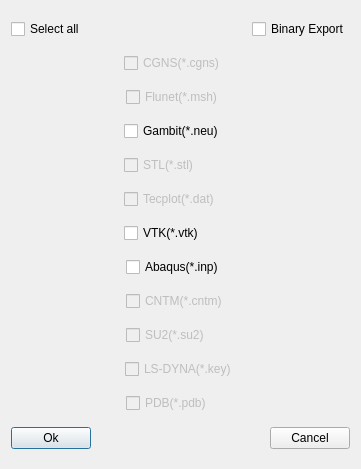
<?xml version="1.0" encoding="UTF-8"?>
<ui version="4.0">
 <class>ParaExportMeshSetup</class>
 <widget class="QDialog" name="ParaExportMeshSetup">
  <property name="geometry">
   <rect>
    <x>0</x>
    <y>0</y>
    <width>361</width>
    <height>469</height>
   </rect>
  </property>
  <property name="windowTitle">
   <string>Export mesh setup</string>
  </property>
  <layout class="QGridLayout" name="gridLayout_3">
   <item row="0" column="0">
    <layout class="QHBoxLayout" name="horizontalLayout_8">
     <item>
      <widget class="QCheckBox" name="chk_selectall">
       <property name="text">
        <string>Select all</string>
       </property>
      </widget>
     </item>
     <item>
      <spacer name="horizontalSpacer_13">
       <property name="orientation">
        <enum>Qt::Horizontal</enum>
       </property>
       <property name="sizeHint" stdset="0">
        <size>
         <width>40</width>
         <height>20</height>
        </size>
       </property>
      </spacer>
     </item>
     <item>
      <widget class="QCheckBox" name="BinaryExport">
       <property name="text">
        <string>Binary Export</string>
       </property>
      </widget>
     </item>
    </layout>
   </item>
   <item row="1" column="0">
    <layout class="QHBoxLayout" name="horizontalLayout" stretch="1,1,1">
     <item>
      <spacer name="horizontalSpacer">
       <property name="orientation">
        <enum>Qt::Horizontal</enum>
       </property>
       <property name="sizeHint" stdset="0">
        <size>
         <width>40</width>
         <height>20</height>
        </size>
       </property>
      </spacer>
     </item>
     <item>
      <widget class="QCheckBox" name="chk_nastran">
       <property name="enabled">
        <bool>false</bool>
       </property>
       <property name="minimumSize">
        <size>
         <width>110</width>
         <height>0</height>
        </size>
       </property>
       <property name="text">
        <string>CGNS(*.cgns)</string>
       </property>
      </widget>
     </item>
     <item>
      <spacer name="horizontalSpacer_2">
       <property name="orientation">
        <enum>Qt::Horizontal</enum>
       </property>
       <property name="sizeHint" stdset="0">
        <size>
         <width>40</width>
         <height>20</height>
        </size>
       </property>
      </spacer>
     </item>
    </layout>
   </item>
   <item row="2" column="0">
    <layout class="QHBoxLayout" name="horizontalLayout_13">
     <item>
      <spacer name="horizontalSpacer_22">
       <property name="orientation">
        <enum>Qt::Horizontal</enum>
       </property>
       <property name="sizeHint" stdset="0">
        <size>
         <width>40</width>
         <height>20</height>
        </size>
       </property>
      </spacer>
     </item>
     <item>
      <widget class="QCheckBox" name="chk_flunet_2">
       <property name="enabled">
        <bool>false</bool>
       </property>
       <property name="minimumSize">
        <size>
         <width>110</width>
         <height>0</height>
        </size>
       </property>
       <property name="text">
        <string>Flunet(*.msh)</string>
       </property>
      </widget>
     </item>
     <item>
      <spacer name="horizontalSpacer_23">
       <property name="orientation">
        <enum>Qt::Horizontal</enum>
       </property>
       <property name="sizeHint" stdset="0">
        <size>
         <width>40</width>
         <height>20</height>
        </size>
       </property>
      </spacer>
     </item>
    </layout>
   </item>
   <item row="3" column="0">
    <layout class="QHBoxLayout" name="horizontalLayout_2" stretch="1,1,1">
     <item>
      <spacer name="horizontalSpacer_3">
       <property name="orientation">
        <enum>Qt::Horizontal</enum>
       </property>
       <property name="sizeHint" stdset="0">
        <size>
         <width>40</width>
         <height>20</height>
        </size>
       </property>
      </spacer>
     </item>
     <item>
      <widget class="QCheckBox" name="chk_gambit">
       <property name="enabled">
        <bool>true</bool>
       </property>
       <property name="minimumSize">
        <size>
         <width>110</width>
         <height>0</height>
        </size>
       </property>
       <property name="text">
        <string>Gambit(*.neu)</string>
       </property>
      </widget>
     </item>
     <item>
      <spacer name="horizontalSpacer_4">
       <property name="orientation">
        <enum>Qt::Horizontal</enum>
       </property>
       <property name="sizeHint" stdset="0">
        <size>
         <width>40</width>
         <height>20</height>
        </size>
       </property>
      </spacer>
     </item>
    </layout>
   </item>
   <item row="4" column="0">
    <layout class="QHBoxLayout" name="horizontalLayout_3" stretch="1,1,1">
     <item>
      <spacer name="horizontalSpacer_5">
       <property name="orientation">
        <enum>Qt::Horizontal</enum>
       </property>
       <property name="sizeHint" stdset="0">
        <size>
         <width>40</width>
         <height>20</height>
        </size>
       </property>
      </spacer>
     </item>
     <item>
      <widget class="QCheckBox" name="chk_flunet">
       <property name="enabled">
        <bool>false</bool>
       </property>
       <property name="minimumSize">
        <size>
         <width>110</width>
         <height>0</height>
        </size>
       </property>
       <property name="text">
        <string>STL(*.stl)</string>
       </property>
      </widget>
     </item>
     <item>
      <spacer name="horizontalSpacer_6">
       <property name="orientation">
        <enum>Qt::Horizontal</enum>
       </property>
       <property name="sizeHint" stdset="0">
        <size>
         <width>40</width>
         <height>20</height>
        </size>
       </property>
      </spacer>
     </item>
    </layout>
   </item>
   <item row="5" column="0">
    <layout class="QHBoxLayout" name="horizontalLayout_4" stretch="1,1,1">
     <item>
      <spacer name="horizontalSpacer_7">
       <property name="orientation">
        <enum>Qt::Horizontal</enum>
       </property>
       <property name="sizeHint" stdset="0">
        <size>
         <width>40</width>
         <height>20</height>
        </size>
       </property>
      </spacer>
     </item>
     <item>
      <widget class="QCheckBox" name="chk_tecplot">
       <property name="enabled">
        <bool>false</bool>
       </property>
       <property name="minimumSize">
        <size>
         <width>110</width>
         <height>0</height>
        </size>
       </property>
       <property name="text">
        <string>Tecplot(*.dat)</string>
       </property>
      </widget>
     </item>
     <item>
      <spacer name="horizontalSpacer_8">
       <property name="orientation">
        <enum>Qt::Horizontal</enum>
       </property>
       <property name="sizeHint" stdset="0">
        <size>
         <width>40</width>
         <height>20</height>
        </size>
       </property>
      </spacer>
     </item>
    </layout>
   </item>
   <item row="6" column="0">
    <layout class="QHBoxLayout" name="horizontalLayout_5" stretch="1,1,1">
     <item>
      <spacer name="horizontalSpacer_9">
       <property name="orientation">
        <enum>Qt::Horizontal</enum>
       </property>
       <property name="sizeHint" stdset="0">
        <size>
         <width>40</width>
         <height>20</height>
        </size>
       </property>
      </spacer>
     </item>
     <item>
      <widget class="QCheckBox" name="chk_vtk">
       <property name="minimumSize">
        <size>
         <width>110</width>
         <height>0</height>
        </size>
       </property>
       <property name="text">
        <string>VTK(*.vtk)</string>
       </property>
      </widget>
     </item>
     <item>
      <spacer name="horizontalSpacer_10">
       <property name="orientation">
        <enum>Qt::Horizontal</enum>
       </property>
       <property name="sizeHint" stdset="0">
        <size>
         <width>40</width>
         <height>20</height>
        </size>
       </property>
      </spacer>
     </item>
    </layout>
   </item>
   <item row="7" column="0">
    <layout class="QHBoxLayout" name="horizontalLayout_9">
     <item>
      <spacer name="horizontalSpacer_20">
       <property name="orientation">
        <enum>Qt::Horizontal</enum>
       </property>
       <property name="sizeHint" stdset="0">
        <size>
         <width>40</width>
         <height>20</height>
        </size>
       </property>
      </spacer>
     </item>
     <item>
      <widget class="QCheckBox" name="chk_inp">
       <property name="minimumSize">
        <size>
         <width>110</width>
         <height>0</height>
        </size>
       </property>
       <property name="text">
        <string>Abaqus(*.inp)</string>
       </property>
      </widget>
     </item>
     <item>
      <spacer name="horizontalSpacer_21">
       <property name="orientation">
        <enum>Qt::Horizontal</enum>
       </property>
       <property name="sizeHint" stdset="0">
        <size>
         <width>40</width>
         <height>20</height>
        </size>
       </property>
      </spacer>
     </item>
    </layout>
   </item>
   <item row="8" column="0">
    <layout class="QHBoxLayout" name="horizontalLayout_6">
     <item>
      <spacer name="horizontalSpacer_16">
       <property name="orientation">
        <enum>Qt::Horizontal</enum>
       </property>
       <property name="sizeHint" stdset="0">
        <size>
         <width>40</width>
         <height>20</height>
        </size>
       </property>
      </spacer>
     </item>
     <item>
      <widget class="QCheckBox" name="chk_cntm">
       <property name="enabled">
        <bool>false</bool>
       </property>
       <property name="minimumSize">
        <size>
         <width>110</width>
         <height>0</height>
        </size>
       </property>
       <property name="text">
        <string>CNTM(*.cntm)</string>
       </property>
      </widget>
     </item>
     <item>
      <spacer name="horizontalSpacer_17">
       <property name="orientation">
        <enum>Qt::Horizontal</enum>
       </property>
       <property name="sizeHint" stdset="0">
        <size>
         <width>40</width>
         <height>20</height>
        </size>
       </property>
      </spacer>
     </item>
    </layout>
   </item>
   <item row="9" column="0">
    <layout class="QGridLayout" name="gridLayout">
     <item row="0" column="1">
      <widget class="QCheckBox" name="chk_su2">
       <property name="enabled">
        <bool>false</bool>
       </property>
       <property name="minimumSize">
        <size>
         <width>110</width>
         <height>0</height>
        </size>
       </property>
       <property name="text">
        <string>SU2(*.su2)</string>
       </property>
      </widget>
     </item>
     <item row="0" column="2">
      <spacer name="horizontalSpacer_14">
       <property name="orientation">
        <enum>Qt::Horizontal</enum>
       </property>
       <property name="sizeHint" stdset="0">
        <size>
         <width>40</width>
         <height>20</height>
        </size>
       </property>
      </spacer>
     </item>
     <item row="0" column="0">
      <spacer name="horizontalSpacer_15">
       <property name="orientation">
        <enum>Qt::Horizontal</enum>
       </property>
       <property name="sizeHint" stdset="0">
        <size>
         <width>40</width>
         <height>20</height>
        </size>
       </property>
      </spacer>
     </item>
    </layout>
   </item>
   <item row="10" column="0">
    <layout class="QGridLayout" name="gridLayout_2">
     <item row="0" column="1">
      <widget class="QCheckBox" name="chk_key">
       <property name="enabled">
        <bool>false</bool>
       </property>
       <property name="minimumSize">
        <size>
         <width>110</width>
         <height>0</height>
        </size>
       </property>
       <property name="text">
        <string>LS-DYNA(*.key)</string>
       </property>
      </widget>
     </item>
     <item row="0" column="2">
      <spacer name="horizontalSpacer_11">
       <property name="orientation">
        <enum>Qt::Horizontal</enum>
       </property>
       <property name="sizeHint" stdset="0">
        <size>
         <width>40</width>
         <height>20</height>
        </size>
       </property>
      </spacer>
     </item>
     <item row="0" column="0">
      <spacer name="horizontalSpacer_12">
       <property name="orientation">
        <enum>Qt::Horizontal</enum>
       </property>
       <property name="sizeHint" stdset="0">
        <size>
         <width>40</width>
         <height>20</height>
        </size>
       </property>
      </spacer>
     </item>
    </layout>
   </item>
   <item row="11" column="0">
    <layout class="QHBoxLayout" name="horizontalLayout_7">
     <item>
      <spacer name="horizontalSpacer_18">
       <property name="orientation">
        <enum>Qt::Horizontal</enum>
       </property>
       <property name="sizeHint" stdset="0">
        <size>
         <width>40</width>
         <height>20</height>
        </size>
       </property>
      </spacer>
     </item>
     <item>
      <widget class="QCheckBox" name="chk_pdb">
       <property name="enabled">
        <bool>false</bool>
       </property>
       <property name="minimumSize">
        <size>
         <width>110</width>
         <height>0</height>
        </size>
       </property>
       <property name="text">
        <string>PDB(*.pdb)</string>
       </property>
      </widget>
     </item>
     <item>
      <spacer name="horizontalSpacer_19">
       <property name="orientation">
        <enum>Qt::Horizontal</enum>
       </property>
       <property name="sizeHint" stdset="0">
        <size>
         <width>40</width>
         <height>20</height>
        </size>
       </property>
      </spacer>
     </item>
    </layout>
   </item>
   <item row="12" column="0">
    <layout class="QHBoxLayout" name="horizontalLayout_14">
     <item>
      <widget class="QPushButton" name="btnOk_2">
       <property name="text">
        <string>Ok</string>
       </property>
      </widget>
     </item>
     <item>
      <spacer name="horizontalSpacer_24">
       <property name="orientation">
        <enum>Qt::Horizontal</enum>
       </property>
       <property name="sizeHint" stdset="0">
        <size>
         <width>40</width>
         <height>20</height>
        </size>
       </property>
      </spacer>
     </item>
     <item>
      <widget class="QPushButton" name="btnCancel_2">
       <property name="text">
        <string>Cancel</string>
       </property>
      </widget>
     </item>
    </layout>
   </item>
  </layout>
 </widget>
 <resources/>
 <connections/>
</ui>
